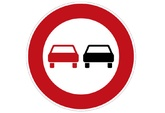
#> input picture overtaking.JPG, 165 x 113 px, shrunk from 798 x 548 before the run, found by its file name
$ python augment_images.py
#> lines starting #> are read from the running program, lines starting #| are printed output that depends on the picture
# -*- coding: utf-8 -*-
"""
Created on Mon Jul  6 23:50:51 2020

@author: Ucif
"""
import cv2
import numpy as np
from skimage import io
from skimage.transform import rotate, AffineTransform, warp
import matplotlib.pyplot as plt
import random
from skimage import img_as_ubyte
import os
from skimage.util import random_noise


#Lets define functions for each operation
def anticlockwise_rotation(image):
    angle= random.randint(0,80)
    return rotate(image, angle)

def clockwise_rotation(image):
    angle= random.randint(0,80)
    return rotate(image, -angle)

def h_flip(image):
    return  np.fliplr(image)

def v_flip(image):
    return np.flipud(image)

def add_noise(image):
    return random_noise(image)

def blur_image(image):
    return cv2.GaussianBlur(image, (9,9),0)


def warp_shift(image):
    xtranslate = [0,40,60,80]
    ytranslate = [0,42,62,82]
    xtranslate = random.choice(xtranslate)
    ytranslate = random.choice(ytranslate)
    transform = AffineTransform(translation=(xtranslate,ytranslate))  #chose x,y values according to your convinience
    warp_image = warp(image, transform, mode="constant")
    return warp_image

def adjust_gamma(image):
	# build a lookup table mapping the pixel values [0, 255] to
	# their adjusted gamma values
    gamma_choice = [0.5,1.5,2.5]
    gamma = random.choice(gamma_choice)
    invGamma = 1.0 / gamma
    table = np.array([((i / 255.0) ** invGamma) * 255
		for i in np.arange(0, 256)]).astype("uint8")
	# apply gamma correction using the lookup table
    return cv2.LUT(image, table)

transformations = {'rotate anticlockwise': anticlockwise_rotation,
                      'rotate clockwise': clockwise_rotation,
                      'horizontal flip': h_flip,
                      'vertical flip': v_flip,
                   'warp shift': warp_shift,
                   'adding noise': add_noise,
                   'blurring image':blur_image,
                  # 'gamma adjust': adjust_gamma
                 }
method = list(transformations)
images_path= r"E:\VDI_COMPETITION\SIGN_DETECTION\IMAGES\overtaking.JPG" #path to original images


augmented_path= r"E:\VDI_COMPETITION\SIGN_DETECTION\IMAGES\overtaking" # path to store aumented images

classes = (images_path.split('\\')[-1]).split('.')[0]


#for im in os.listdir(images_path):  # read image name from folder and append its path into "images" array
#    images.append(os.path.join(images_path,im))
#images = os.path.join(images_path)
images_to_generate=1000  #you can change this value according to your requirement
i=1                        # variable to iterate till images_to_generate

#transformation_range = list(range(0,len(transformations)))
while i<=images_to_generate:
    #image=random.choice(images)
    original_image = io.imread(images_path)
#> original_image is the input picture: shape (113, 165, 3); mean R, G, B 232.4, 190.3, 192.6
    transformed_image=None
#     print(i)
    #n = 0       #variable to iterate till number of transformation to apply
    #transformation_count = random.choice(transformation_range) #choose random number of transformation to apply on the image


    key0 = random.choice(method) #randomly choosing method to call
    transformed_image = transformations[key0](original_image)
#> in blur_image, `return cv2.GaussianBlur(image, (9,9),0)`:
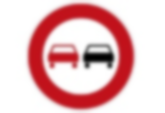
#> returned value: shape (113, 165, 3); mean of channels 0, 1, 2 232.4, 190.3, 192.6; drawn as R, G, B
    #apply another method to obtain variety
    key = random.choice(method) #randomly choosing method to call

    while key == key0  :
        key = random.choice(method)
    transformed_image = transformations[key](transformed_image)
#> in v_flip, `return np.flipud(image)`:
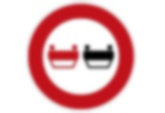
#> returned value: shape (113, 165, 3); mean of channels 0, 1, 2 232.4, 190.3, 192.6; drawn as R, G, B


    new_image_path= "%s/%s_%s.jpg" %(augmented_path,classes, i)
    transformed_image = img_as_ubyte(transformed_image)  #Convert an image to unsigned byte format, with values in [0, 255].
    transformed_image=cv2.cvtColor(transformed_image, cv2.COLOR_BGR2RGB) #convert image to RGB before saving it
    cv2.imwrite(new_image_path, transformed_image) # save transformed image to path
    i =i+1
